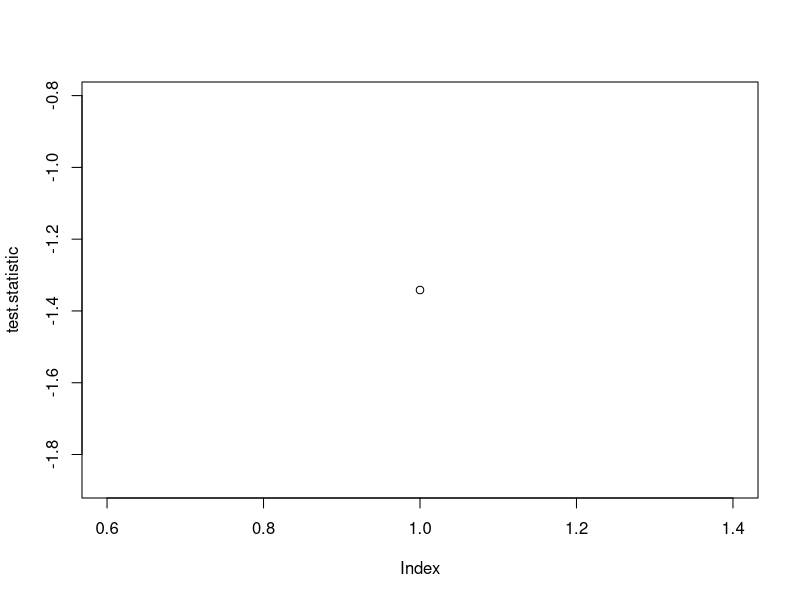

R code for this plot: (Note: this script raises an error after producing the figure.)
## ---- chunk 1

test.statistic<-(1.97-2)/(0.1/sqrt(20))

dt(test.statistic, df=19)*2

plot(test.statistic)


## ---- chunk 2

dim(iris)
glimpse(iris)
plot(iris)

## ---- chunk 3

head(iris)
table(iris$Species)
mean(iris$Sepal.Length)
mean(iris$Sepal.Width)
mean(iris$Petal.Length)
mean(iris$Petal.Width)
nrow(iris)
ncol(iris)
     


## ---- chunk 4

hist(iris$Sepal.Length)
hist(iris$Sepal.Width)
hist(iris$Petal.Length)
hist(iris$Petal.Width)

## ---- chunk 5
setosa.flowers<-subset(iris, iris$Species=="setosa")
versicolor.flowers<-subset(iris, iris$Species=="versicolor")
virginica.flowers<-subset(iris, iris$Species=="virginica")

plot(setosa.flowers)
plot(versicolor.flowers)
plot(virginica.flowers)

## ---- chunk 6

var(setosa.flowers$Petal.Length)
## [1] 0.03015918
var(virginica.flowers$Petal.Length)
## [1] 0.3045878
#The test statistic is obtained by dividing the variances and then using the F - distribution
var.setosa<-var(setosa.flowers$Petal.Length)
var.virginica<-var(virginica.flowers$Petal.Length)
f.st<-var.setosa/var.virginica
f.st
## [1] 0.0990164
#This ratio looks very far from 1 so using the a built in function in R to perform the variance test
var.test(setosa.flowers$Petal.Length,virginica.flowers$Petal.Length )
#compares means
t.test(setosa.flowers$Petal.Length,virginica.flowers$Petal.Length)



